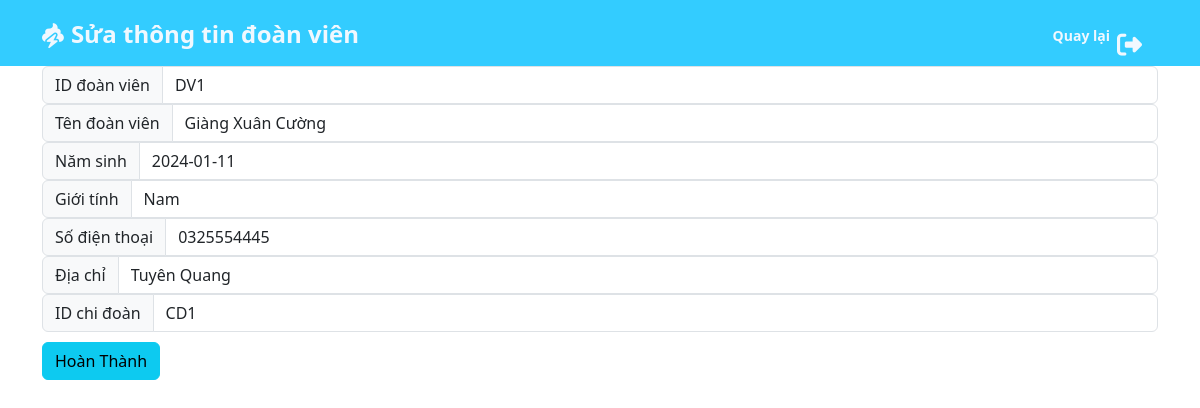
The app's page /php/chucnang/sua_doanvien.php?iddv=DV1 with its own data.
### tables this page shows
CREATE TABLE `dsdoanvien` (
  `iddv` varchar(100) NOT NULL,
  `tendoanvien` varchar(200) NOT NULL,
  `namsinh` date NOT NULL,
  `gioitinh` varchar(5) NOT NULL,
  `sdt` varchar(11) NOT NULL,
  `diachi` varchar(200) NOT NULL,
  `idchidoan` varchar(100) NOT NULL
);

### php/chucnang/sua_doanvien.php (the view, shortened to what this page needs)
<?php
$servername ="localhost:3306";
$username = "root";
$password = "";
$dbname = "btlphp";
$conn = new mysqli($servername, $username, $password, $dbname);
$dv = isset($_GET["iddv"]) ? $_GET["iddv"] : '';
$sql ="SELECT * FROM dsdoanvien where iddv = '$dv'";
$resuilt = $conn->query($sql);
$row=$resuilt->fetch_assoc();
?>
<!DOCTYPE html>
<html lang="en">
<head>
        <link rel="stylesheet" href="https://cdn.jsdelivr.net/npm/swiper@8/swiper-bundle.min.css"/>
        <link rel="stylesheet" href="https://cdnjs.cloudflare.com/ajax/libs/font-awesome/6.2.1/css/all.min.css">
        <link href="https://cdn.jsdelivr.net/npm/bootstrap@5.3.2/dist/css/bootstrap.min.css" rel="stylesheet">
        <link rel="stylesheet" href="../index/style.css">
</head>
<body>
<header>
        <nav class="navbar" style="background-color: #33CCFF;">
            <div class="container" style="height: 50px; position: relative;">
              <a class="navbar-brand" href="#" style=" display: flex; position: absolute; top: 3px;">
                <i class="fa-solid fa-poo-storm" style="color: aliceblue; margin-right: 7px; margin-top: 7px; font-size: 25px;"></i>
                    <p style="font-size: 24px; font-weight: 900; color: aliceblue;">Sửa thông tin đoàn viên</p>
              </a>
              <a class="navbar-brand" href="../dsdoanvien.php" style="  display: flex; position: absolute; right: 5px; top: 2px;  margin-top: 10px; color: aliceblue;">
                    <p style="font-size: 14px; font-weight: bold;">Quay lại</p>
                    <i class="fa-solid fa-right-from-bracket" style="margin-left: 7px; font-size: 25px;"></i>
              </a>
            </div>
          </nav>
    </header>
        <div class="container">
            <form method="post">
            <div class="input-group flex-nowrap">
                    <span class="input-group-text" id="addon-wrapping" >ID đoàn viên</span>
                    <input type="text" class="form-control" name="iddv" placeholder="ID Chi đoàn" aria-label="Username" aria-describedby="addon-wrapping" value="<?php echo isset($row["iddv"]) ? $row["iddv"] : '';?>">
            </div>
            <div class="input-group flex-nowrap">
                    <span class="input-group-text" id="addon-wrapping" >Tên đoàn viên</span>
                    <input type="text" class="form-control" name="tendoanvien" placeholder="Tên Chi đoàn" aria-label="Username" aria-describedby="addon-wrapping" value="<?php echo isset($row["tendoanvien"]) ? $row["tendoanvien"] : '';?>">
            </div>
            <div class="input-group flex-nowrap">
                    <span class="input-group-text" id="addon-wrapping" >Năm sinh</span>
                    <input type="text" class="form-control" name="namsinh" placeholder="Năm sinh" aria-label="Username" aria-describedby="addon-wrapping" value="<?php echo isset($row["namsinh"]) ? $row["namsinh"] : '';?>">
            </div>
            <div class="input-group flex-nowrap">
                    <span class="input-group-text" id="addon-wrapping" >Giới tính</span>
                    <input type="text" class="form-control" name="gioitinh" placeholder="Giới tính" aria-label="Username" aria-describedby="addon-wrapping" value="<?php echo isset($row["gioitinh"]) ? $row["gioitinh"] : '';?>">
            </div>
            <div class="input-group flex-nowrap">
                    <span class="input-group-text" id="addon-wrapping" >Số điện thoại</span>
                    <input type="text" class="form-control" name="sdt" placeholder="Số điện thoại" aria-label="Username" aria-describedby="addon-wrapping" value="<?php echo isset($row["sdt"]) ? $row["sdt"] : '';?>">
            </div>
            <div class="input-group flex-nowrap">
                    <span class="input-group-text" id="addon-wrapping" >Địa chỉ</span>
                    <input type="text" class="form-control" name="diachi" placeholder="Địa chỉ" aria-label="Username" aria-describedby="addon-wrapping" value="<?php echo isset($row["diachi"]) ? $row["diachi"] : '';?>">
            </div>
            <div class="input-group flex-nowrap">
                    <span class="input-group-text" id="addon-wrapping" >ID chi đoàn</span>
                    <input type="text" class="form-control" name="idchidoan" placeholder="ID chi đoàn" aria-label="Username" aria-describedby="addon-wrapping" value="<?php echo isset($row["idchidoan"]) ? $row["idchidoan"] : '';?>">
            </div>
            <button id="sumnit" name="btn" class="btn btn-info" style="margin-top: 10px;">Hoàn Thành</button>
            </form>
        </div>
</body>
</html>

### index/style.css (style rules this page uses)
.navbar { background-color: #33CCFF; }
.container { height: 50px; position: relative; }
.navbar-brand { display: flex; position: absolute; top: 3px; }
.fa-solid { color: aliceblue; margin-right: 7px; margin-top: 7px; font-size: 25px; }

### records on screen
dsdoanvien: iddv "DV1", tendoanvien "Giàng Xuân Cường", namsinh "2024-01-11", gioitinh "Nam", sdt "0325554445", diachi "Tuyên Quang", idchidoan "CD1"
